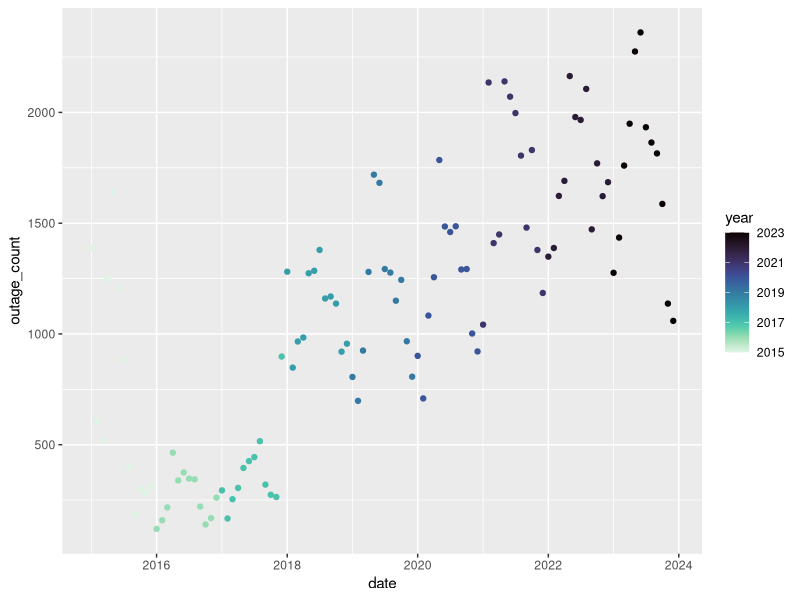

This chart was generated by the following R code: (Note: this script raises an error after producing the figure.)
## ---- chunk 1
library(tidyverse)
library(lubridate)
library(here)
library(viridis)
library(ggplot2)

here()
## ---- chunk 2
TX <- read.csv(here('./Data/Processed/outage_group_TX.csv'))
TX <- TX %>% 
  mutate(
    date = my(paste0(month, "-", year)))

## ---- chunk 3
TX_outage_count <- ggplot(TX, 
                         aes(x = date,
                             y = outage_count,
                             color = year))+
  geom_point()+
  scale_color_viridis(option = "mako", direction = -1)
  
TX_outage_count  

TX_outage_duration <- ggplot(TX, 
                         aes(x = date,
                             y = max_outage_duration,
                             color = as.character(year)))+
  geom_point()+
  scale_colour_discrete(palette = 'Set1')
  # scale_color_viridis(option = "mako", direction = -1)
  
TX_outage_duration

TX_outage_weighted <- ggplot(TX, 
                         aes(x = date,
                             y = customer_weighted_hours,
                             color = year))+
  geom_point()+
  scale_color_viridis(option = "mako", direction = -1)+
  ylim(0,50000000)
  
TX_outage_weighted

## ---- chunk 4


